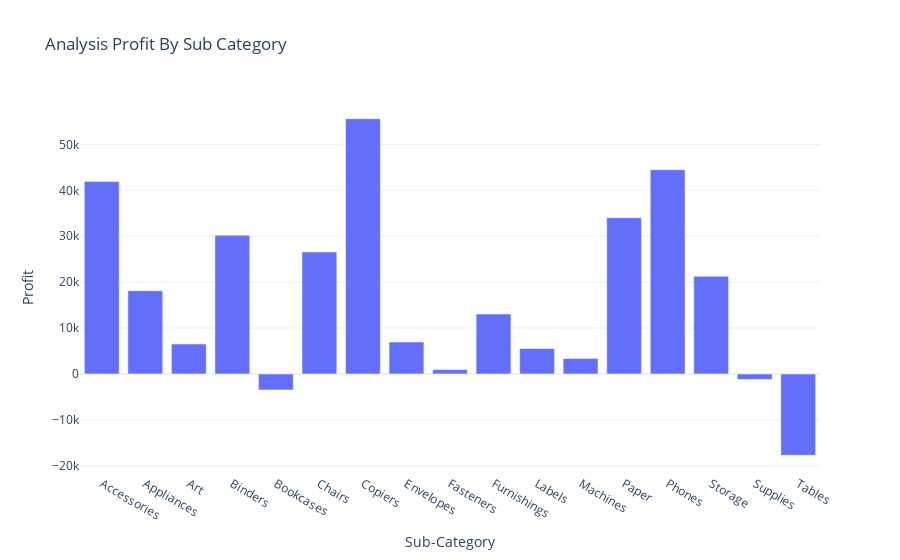

Source (notebook cell):
### Code cell
fig = px.bar(profit_subcategory,
             x = 'Sub-Category',
             y = 'Profit',
             title = 'Analysis Profit By Sub Category')
fig.show()

### Figure 1 — Plotly figure (JSON) as saved in the notebook; plotly's stock layout.template omitted (floating-point values rounded to 4 significant figures)
{"data": [{"alignmentgroup": "True", "hovertemplate": "Sub-Category=%{x}<br>Profit=%{y}<extra></extra>", "legendgroup": "", "marker": {"color": "#636efa", "pattern": {"shape": ""}}, "name": "", "offsetgroup": "", "orientation": "v", "showlegend": false, "textposition": "auto", "type": "bar", "x": ["Accessories", "Appliances", "Art", "Binders", "Bookcases", "Chairs", "Copiers", "Envelopes", "Fasteners", "Furnishings", "Labels", "Machines", "Paper", "Phones", "Storage", "Supplies", "Tables"], "xaxis": "x", "y": [41940.0, 18140.0, 6528.0, 30220.0, -3473.0, 26590.0, 55620.0, 6964.0, 949.5, 13060.0, 5546.0, 3385.0, 34050.0, 44520.0, 21280.0, -1189.0, -17730.0], "yaxis": "y"}], "layout": {"barmode": "relative", "legend": {"tracegroupgap": 0}, "title": {"text": "Analysis Profit By Sub Category"}, "xaxis": {"anchor": "y", "domain": [0, 1], "title": {"text": "Sub-Category"}}, "yaxis": {"anchor": "x", "domain": [0, 1], "title": {"text": "Profit"}}}}
